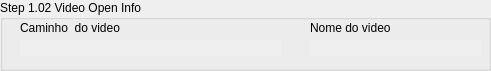
       <widget class="QGroupBox" name="groVideoInfo">
        <property name="geometry">
         <rect>
          <x>10</x>
          <y>110</y>
          <width>491</width>
          <height>71</height>
         </rect>
        </property>
        <property name="title">
         <string>Step 1.02 Video Open Info</string>
        </property>
        <widget class="QLabel" name="lblNomeVideo">
         <property name="geometry">
          <rect>
           <x>310</x>
           <y>40</y>
           <width>171</width>
           <height>16</height>
          </rect>
         </property>
         <property name="autoFillBackground">
          <bool>true</bool>
         </property>
         <property name="text">
          <string/>
         </property>
        </widget>
        <widget class="QLabel" name="label_12">
         <property name="geometry">
          <rect>
           <x>310</x>
           <y>20</y>
           <width>101</width>
           <height>16</height>
          </rect>
         </property>
         <property name="text">
          <string>Nome do video</string>
         </property>
        </widget>
        <widget class="QLabel" name="lblCaminho">
         <property name="geometry">
          <rect>
           <x>20</x>
           <y>40</y>
           <width>261</width>
           <height>16</height>
          </rect>
         </property>
         <property name="autoFillBackground">
          <bool>true</bool>
         </property>
         <property name="text">
          <string/>
         </property>
        </widget>
        <widget class="QLabel" name="label_13">
         <property name="geometry">
          <rect>
           <x>20</x>
           <y>20</y>
           <width>101</width>
           <height>16</height>
          </rect>
         </property>
         <property name="text">
          <string>Caminho  do video</string>
         </property>
        </widget>
       </widget>
